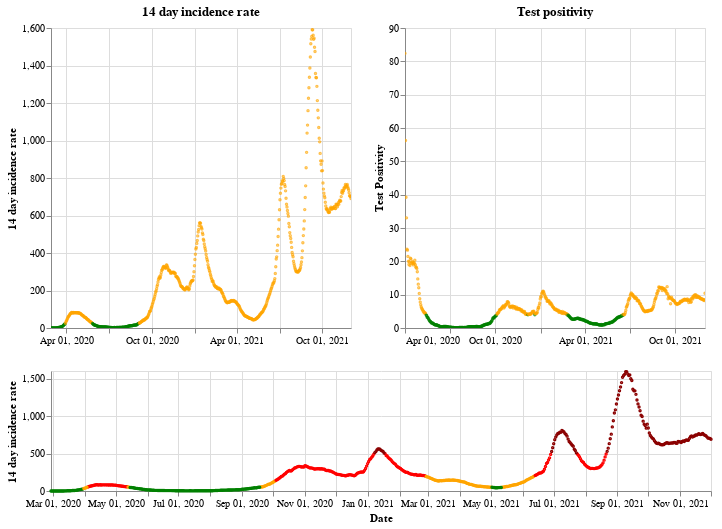

Source (notebook cell):
### Markdown cell above
## Scotland

### Code cell
plot_traffic_light('Scotland')

### Figure 1 — Vega-Lite specification as saved in the notebook (floating-point values rounded to 4 significant figures; data arrays with more than 128 entries replaced by an {"elided": "..."} marker saying what was removed)
{"config": {"view": {"continuousWidth": 400, "continuousHeight": 300}}, "vconcat": [{"hconcat": [{"mark": {"type": "point", "size": 2}, "encoding": {"color": {"condition": {"value": "green", "test": "(datum.twoWeeklyCasesRate <= 25)"}, "value": "orange"}, "tooltip": [{"type": "nominal", "field": "areaName"}, {"type": "temporal", "field": "date"}, {"type": "quantitative", "field": "twoWeeklyCasesRate"}, {"type": "quantitative", "field": "testPositivity"}], "x": {"type": "temporal", "axis": {"title": ""}, "field": "date", "scale": {"domain": {"selection": "DateBrush"}}, "timeUnit": "yearmonthdate"}, "y": {"type": "quantitative", "axis": {"title": "14 day incidence rate"}, "field": "twoWeeklyCasesRate"}}, "title": "14 day incidence rate", "width": 300}, {"mark": {"type": "point", "size": 2}, "encoding": {"color": {"condition": {"value": "green", "test": "(datum.testPositivity <= 4)"}, "value": "orange"}, "tooltip": [{"type": "nominal", "field": "areaName"}, {"type": "temporal", "field": "date"}, {"type": "quantitative", "field": "twoWeeklyCasesRate"}, {"type": "quantitative", "field": "testPositivity"}], "x": {"type": "temporal", "axis": {"title": ""}, "field": "date", "scale": {"domain": {"selection": "DateBrush"}}, "timeUnit": "yearmonthdate"}, "y": {"type": "quantitative", "axis": {"title": "Test Positivity"}, "field": "testPositivity"}}, "title": "Test positivity", "width": 300}]}, {"layer": [{"mark": {"type": "point", "size": 2}, "encoding": {"color": {"condition": {"value": "orange", "test": "(((datum.testPositivity < 4) && (datum.twoWeeklyCasesRate >= 50)) && (datum.twoWeeklyCasesRate < 200))"}, "value": "red"}, "opacity": {"condition": {"value": 1, "test": "((datum.twoWeeklyCasesRate >= 50) && (datum.twoWeeklyCasesRate < 500))"}, "value": 0}, "tooltip": [{"type": "nominal", "field": "areaName"}, {"type": "temporal", "field": "date"}, {"type": "quantitative", "field": "twoWeeklyCasesRate"}, {"type": "quantitative", "field": "testPositivity"}], "x": {"type": "temporal", "axis": {"title": "Date"}, "field": "date", "timeUnit": "yearmonthdate"}, "y": {"type": "quantitative", "axis": {"title": "14 day incidence rate"}, "field": "twoWeeklyCasesRate"}}, "selection": {"DateBrush": {"type": "interval", "encodings": ["x"], "fields": ["Time"]}}}, {"mark": {"type": "point", "size": 2}, "encoding": {"color": {"value": "darkred"}, "opacity": {"condition": {"value": 1, "test": "(datum.twoWeeklyCasesRate >= 500)"}, "value": 0}, "tooltip": [{"type": "nominal", "field": "areaName"}, {"type": "temporal", "field": "date"}, {"type": "quantitative", "field": "twoWeeklyCasesRate"}, {"type": "quantitative", "field": "testPositivity"}], "x": {"type": "temporal", "axis": {"title": "Date"}, "field": "date", "timeUnit": "yearmonthdate"}, "y": {"type": "quantitative", "axis": {"title": "14 day incidence rate"}, "field": "twoWeeklyCasesRate"}}}, {"mark": {"type": "point", "size": 2}, "encoding": {"color": {"condition": {"value": "green", "test": "((datum.testPositivity < 4) && (datum.twoWeeklyCasesRate < 50))"}, "value": "orange"}, "opacity": {"condition": {"value": 1, "test": "(datum.twoWeeklyCasesRate < 50)"}, "value": 0}, "tooltip": [{"type": "nominal", "field": "areaName"}, {"type": "temporal", "field": "date"}, {"type": "quantitative", "field": "twoWeeklyCasesRate"}, {"type": "quantitative", "field": "testPositivity"}], "x": {"type": "temporal", "axis": {"title": "Date"}, "field": "date", "timeUnit": "yearmonthdate"}, "y": {"type": "quantitative", "axis": {"title": "14 day incidence rate"}, "field": "twoWeeklyCasesRate"}}}], "height": 120, "width": 660}], "data": {"name": "data-cca062518fc83207c6b3fcdbda1179cd"}, "$schema": "https://vega.github.io/schema/vega-lite/v4.8.1.json", "datasets": {"data-cca062518fc83207c6b3fcdbda1179cd": {"elided": "643 records"}}}
